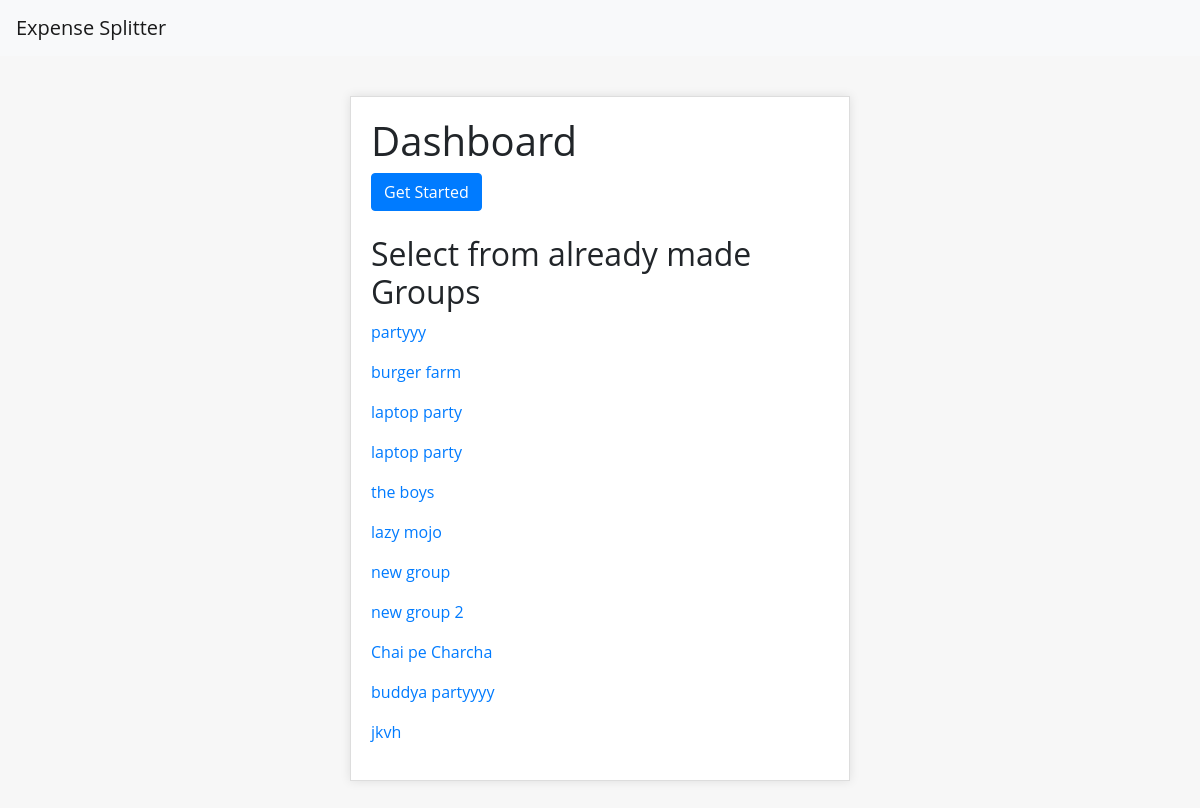
Before: / with the older database file.
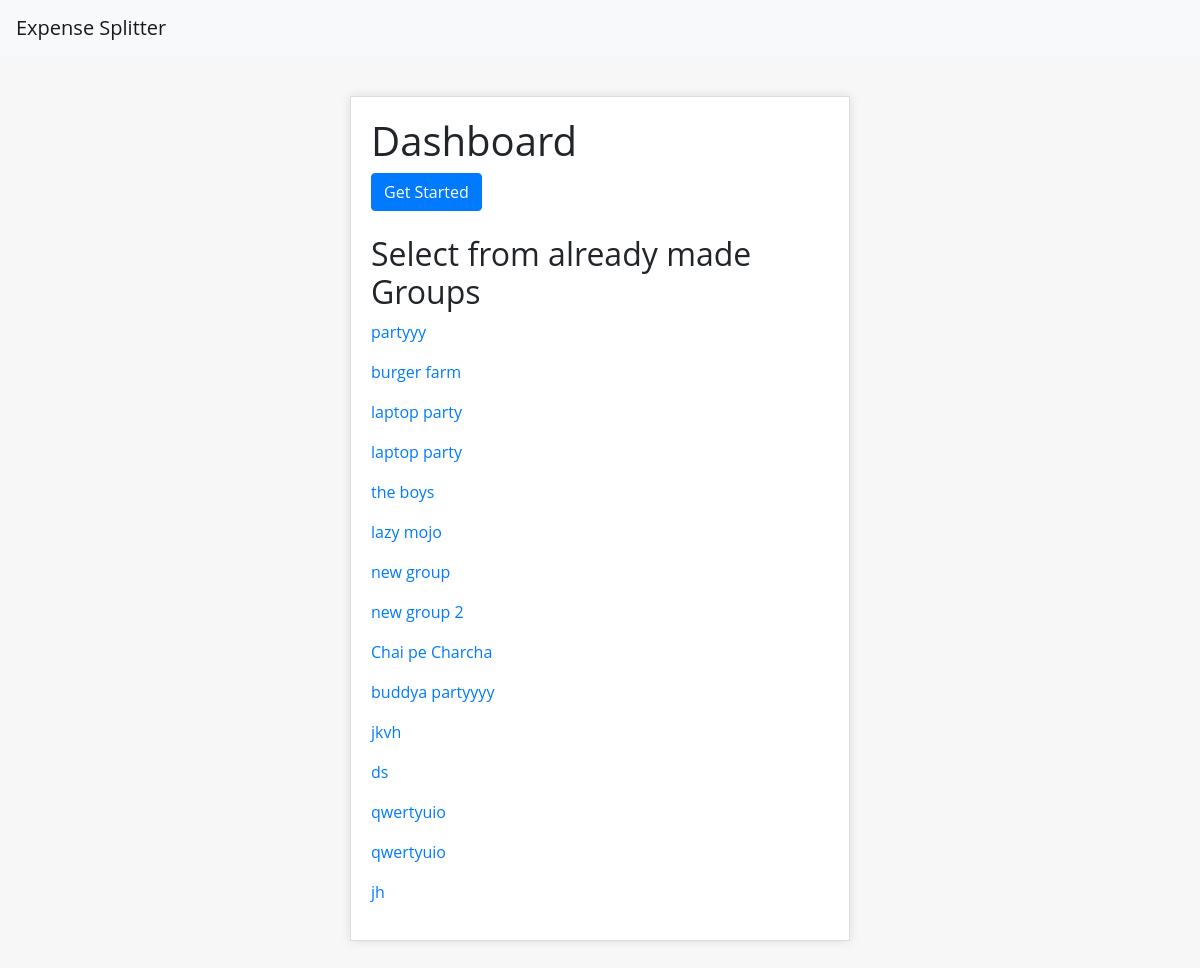
After: the same page with the newer database file.
### expenses/models.py (models this page shows, shortened)
class Group(models.Model):
    id = models.UUIDField(primary_key=True, default=uuid.uuid4, editable=False)
    grp_name = models.CharField(max_length=25)
    members = models.ManyToManyField(Member, through='GroupMember', related_name='groups')

### expenses/views.py (the view)
# urls.py: path('', views.dashboard, name='home'),
def dashboard(request):
    groups = Group.objects.all()
    return render(request, 'expenses/dashboard.html', {'groups': groups})

### expenses/templates/expenses/dashboard.html (shortened to what this page needs)
{% extends 'expenses/base.html' %}
{% block content %}
  <h1>Dashboard</h1>
  <a href="{% url 'create_group' %}" class="btn btn-primary">Get Started</a>
<br><br>
  <h2>Select from already made Groups</h2>
    {% for group in groups %}
      <p>
        <a href="{% url 'group_detail' group.id %}">{{ group.grp_name }}</a>
      </p>
    {% endfor %}
{% endblock %}

Changed rows visible on the page:
added Group: grp_name "ds"
added Group: grp_name "qwertyuio"
added Group: grp_name "qwertyuio"
added Group: grp_name "jh"
